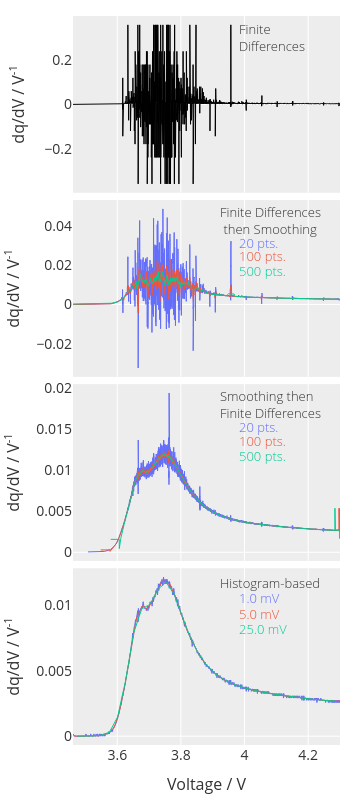

The cell this chart's notebook holds for it:
### Code cell
colors = px.colors.qualitative.Plotly

fig = make_subplots(cols=1, rows=4, shared_xaxes=True, vertical_spacing=0.01)



fig.update_layout(
    template="ggplot2",
    margin=dict(l=10, r=10, t=10, b=10),
    width=350, 
    height=800,
    legend=dict(
        orientation="h",    # horizontal
        yanchor="bottom",   # anchor legend's bottom
        y=1.02,             # place above the plot area
        xanchor="center",
        x=0.5
    ),)



fig.add_trace(go.Scatter(x=v_fd, 
                         y=dqdv_fd, 
                         name="FD", 
                         mode="lines",
                         showlegend=False,
                         line=dict(color="Black", width=1)), row=1, col=1)




fig.add_trace(go.Scatter(x=v_sgl_fd, 
                         y=dqdv_sgl_fd, 
                         name=f"SG {SG_W_LOW} -> FD", 
                         mode="lines",
                         showlegend=False,
                         line=dict(color=colors[0], width=1)), row=3, col=1)

fig.add_trace(go.Scatter(x=v_sgh_fd, 
                         y=dqdv_sgh_fd, 
                         name=f"SG {SG_W_HIGH} -> FD", 
                         mode="lines",
                         showlegend=False,
                         line=dict(color=colors[1], width=1)), row=3, col=1)

fig.add_trace(go.Scatter(x=v_sgvh_fd, 
                         y=dqdv_sgvh_fd, 
                         name=f"SG {SG_W_VERYHIGH} -> FD", 
                         mode="lines",
                         showlegend=False,
                         line=dict(color=colors[2], width=1)), row=3, col=1)



fig.add_trace(go.Scatter(x=v_fd, 
                         y=dqdv_fd_sgl, 
                         name=f"FD -> SG {SG_W_LOW}", 
                         mode="lines",
                         showlegend=False,
                         line=dict(color=colors[0], width=1)), row=2, col=1)

fig.add_trace(go.Scatter(x=v_fd, 
                         y=dqdv_fd_sgh, 
                         name=f"FD -> SG {SG_W_HIGH}", 
                         mode="lines",
                         showlegend=False,
                         line=dict(color=colors[1], width=1)), row=2, col=1)

fig.add_trace(go.Scatter(x=v_fd, 
                         y=dqdv_fd_sgvh, 
                         name=f"FD -> SG {SG_W_VERYHIGH}", 
                         mode="lines",
                         showlegend=False,
                         line=dict(color=colors[2], width=1)), row=2, col=1)


fig.add_trace(go.Scatter(x=v_h_l, 
                         y=dqdv_h_l, 
                         name=f"H {BIN_SIZE_LOW}", 
                         mode="lines",
                         showlegend=False,
                         line=dict(color=colors[0], width=1)), row=4, col=1)

fig.add_trace(go.Scatter(x=v_h_h, 
                         y=dqdv_h_h, 
                         name=f"H {BIN_SIZE_LOW}", 
                         mode="lines",
                         showlegend=False,
                         line=dict(color=colors[1], width=1)), row=4, col=1)

fig.add_trace(go.Scatter(x=v_h_vh, 
                         y=dqdv_h_vh, 
                         name=f"H {BIN_SIZE_LOW}", 
                         mode="lines",
                         showlegend=False,
                         line=dict(color=colors[2], width=1)), row=4, col=1)


# ANNOTATIONS
X_POS = 3.975
FONT_SIZE = 13
MAIN_FONT_WEIGHT = 150


# FD
fig.add_annotation(x=X_POS, 
                    y=0.3,
                    text="Finite<br>Differences",
                    showarrow=False,
                    font=dict(size=FONT_SIZE, weight=MAIN_FONT_WEIGHT), 
                    xanchor="left",
                    align="left",
                    row=1, col=1 )


# SG -> FD 
dqdv_anchor = 0.018
fig.add_annotation(x=X_POS-0.06, 
                    y=dqdv_anchor,
                    text="Smoothing then <br>Finite Differences",
                    showarrow=False,
                    font=dict(size=FONT_SIZE, weight=MAIN_FONT_WEIGHT), 
                    xanchor="left",
                    align="left",
                    row=3, col=1 )

fig.add_annotation(x=X_POS, 
                    y=0.85*dqdv_anchor,
                    text=f"{SG_W_LOW} pts.",
                    showarrow=False,
                    font=dict(size=FONT_SIZE, weight=int(MAIN_FONT_WEIGHT*0.5), color=colors[0]), 
                    xanchor="left",
                    row=3, col=1 )

fig.add_annotation(x=X_POS, 
                    y=0.75*dqdv_anchor,
                    text=f"{SG_W_HIGH} pts.",
                    showarrow=False,
                    font=dict(size=FONT_SIZE, weight=int(MAIN_FONT_WEIGHT*0.5), color=colors[1]), 
                    xanchor="left",
                    row=3, col=1 )

fig.add_annotation(x=X_POS, 
                    y=0.65*dqdv_anchor,
                    text=f"{SG_W_VERYHIGH} pts.",
                    showarrow=False,
                    font=dict(size=FONT_SIZE, weight=int(MAIN_FONT_WEIGHT*0.5), color=colors[2]), 
                    xanchor="left",
                    row=3, col=1 )


# FD -> SG
dqdv_anchor = 0.043
fig.add_annotation(x=X_POS-0.06, 
                    y=dqdv_anchor,
                    text="Finite Differences<br> then Smoothing",
                    showarrow=False,
                    font=dict(size=FONT_SIZE, weight=MAIN_FONT_WEIGHT), 
                    xanchor="left",
                    align="left",
                    row=2, col=1 )

fig.add_annotation(x=X_POS, 
                    y=0.73*dqdv_anchor,
                    text=f"{SG_W_LOW} pts.",
                    showarrow=False,
                    font=dict(size=FONT_SIZE, weight=int(MAIN_FONT_WEIGHT*0.5), color=colors[0]), 
                    xanchor="left",
                    row=2, col=1 )

fig.add_annotation(x=X_POS, 
                    y=0.57*dqdv_anchor,
                    text=f"{SG_W_HIGH} pts.",
                    showarrow=False,
                    font=dict(size=FONT_SIZE, weight=int(MAIN_FONT_WEIGHT*0.5), color=colors[1]), 
                    xanchor="left",
                    row=2, col=1 )

fig.add_annotation(x=X_POS, 
                    y=0.4*dqdv_anchor,
                    text=f"{SG_W_VERYHIGH} pts.",
                    showarrow=False,
                    font=dict(size=FONT_SIZE, weight=int(MAIN_FONT_WEIGHT*0.5), color=colors[2]), 
                    xanchor="left",
                    row=2, col=1 )

# H
dqdv_anchor = 0.0117
fig.add_annotation(x=X_POS-0.06, 
                    y=dqdv_anchor,
                    text="Histogram-based",
                    showarrow=False,
                    font=dict(size=FONT_SIZE, weight=MAIN_FONT_WEIGHT), 
                    xanchor="left",
                    row=4, col=1 )

fig.add_annotation(x=X_POS, 
                    y=0.9*dqdv_anchor,
                    text=f"{1e3*BIN_SIZE_LOW} mV",
                    showarrow=False,
                    font=dict(size=FONT_SIZE, weight=int(MAIN_FONT_WEIGHT*0.5), color=colors[0]), 
                    xanchor="left",
                    row=4, col=1 )

fig.add_annotation(x=X_POS, 
                    y=0.8*dqdv_anchor,
                    text=f"{1e3*BIN_SIZE_HIGH} mV",
                    showarrow=False,
                    font=dict(size=FONT_SIZE, weight=int(MAIN_FONT_WEIGHT*0.5), color=colors[1]), 
                    xanchor="left",
                    row=4, col=1 )

fig.add_annotation(x=X_POS, 
                    y=0.7*dqdv_anchor,
                    text=f"{1e3*BIN_SIZE_VHIGH} mV",
                    showarrow=False,
                    font=dict(size=FONT_SIZE, weight=int(MAIN_FONT_WEIGHT*0.5), color=colors[2]), 
                    xanchor="left",
                    row=4, col=1 )

fig.update_xaxes(showgrid=True, ticks="", tickfont=dict(size=14))
fig.update_xaxes(title=dict(text="Voltage / V", font=dict(size=16)), col=1, row=4)

fig.update_yaxes(showgrid=False,  ticks="", tickfont=dict(size=14))
fig.update_yaxes(title=dict(text="dq/dV / V<sup>-1<sup>", font=dict(size=16)))

### Figure 1 — Plotly figure (JSON) as saved in the notebook; plotly's stock layout.template omitted (floating-point values rounded to 4 significant figures; data arrays with more than 128 entries replaced by an {"elided": "..."} marker saying what was removed)
{"data": [{"line": {"color": "Black", "width": 1}, "mode": "lines", "name": "FD", "showlegend": false, "type": "scatter", "x": {"elided": "22188 float values"}, "xaxis": "x", "y": {"elided": "22188 float values"}, "yaxis": "y"}, {"line": {"color": "#636EFA", "width": 1}, "mode": "lines", "name": "SG 20 -> FD", "showlegend": false, "type": "scatter", "x": {"elided": "22271 float values"}, "xaxis": "x3", "y": {"elided": "22271 float values"}, "yaxis": "y3"}, {"line": {"color": "#EF553B", "width": 1}, "mode": "lines", "name": "SG 100 -> FD", "showlegend": false, "type": "scatter", "x": {"elided": "22271 float values"}, "xaxis": "x3", "y": {"elided": "22271 float values"}, "yaxis": "y3"}, {"line": {"color": "#00CC96", "width": 1}, "mode": "lines", "name": "SG 500 -> FD", "showlegend": false, "type": "scatter", "x": {"elided": "22271 float values"}, "xaxis": "x3", "y": {"elided": "22271 float values"}, "yaxis": "y3"}, {"line": {"color": "#636EFA", "width": 1}, "mode": "lines", "name": "FD -> SG 20", "showlegend": false, "type": "scatter", "x": {"elided": "22188 float values"}, "xaxis": "x2", "y": {"elided": "22188 float values"}, "yaxis": "y2"}, {"line": {"color": "#EF553B", "width": 1}, "mode": "lines", "name": "FD -> SG 100", "showlegend": false, "type": "scatter", "x": {"elided": "22188 float values"}, "xaxis": "x2", "y": {"elided": "22188 float values"}, "yaxis": "y2"}, {"line": {"color": "#00CC96", "width": 1}, "mode": "lines", "name": "FD -> SG 500", "showlegend": false, "type": "scatter", "x": {"elided": "22188 float values"}, "xaxis": "x2", "y": {"elided": "22188 float values"}, "yaxis": "y2"}, {"line": {"color": "#636EFA", "width": 1}, "mode": "lines", "name": "H 0.001", "showlegend": false, "type": "scatter", "x": {"elided": "839 float values"}, "xaxis": "x4", "y": {"elided": "839 float values"}, "yaxis": "y4"}, {"line": {"color": "#EF553B", "width": 1}, "mode": "lines", "name": "H 0.001", "showlegend": false, "type": "scatter", "x": {"elided": "167 float values"}, "xaxis": "x4", "y": {"elided": "167 float values"}, "yaxis": "y4"}, {"line": {"color": "#00CC96", "width": 1}, "mode": "lines", "name": "H 0.001", "showlegend": false, "type": "scatter", "x": [3.474, 3.499, 3.524, 3.55, 3.575, 3.601, 3.626, 3.652, 3.677, 3.702, 3.728, 3.753, 3.779, 3.804, 3.83, 3.855, 3.88, 3.906, 3.931, 3.957, 3.982, 4.008, 4.033, 4.058, 4.084, 4.109, 4.135, 4.16, 4.186, 4.211, 4.236, 4.262, 4.287], "xaxis": "x4", "y": [6.729e-06, 6.729e-06, 2.019e-05, 7.402e-05, 0.0003028, 0.001447, 0.004226, 0.007886, 0.009723, 0.01005, 0.01121, 0.01176, 0.01084, 0.009144, 0.007543, 0.006318, 0.005437, 0.004825, 0.00438, 0.004071, 0.003815, 0.003634, 0.003479, 0.003358, 0.003243, 0.003149, 0.003048, 0.002981, 0.0029, 0.002826, 0.002759, 0.002712, 0.002685], "yaxis": "y4"}], "layout": {"annotations": [{"align": "left", "font": {"size": 13, "weight": 150}, "showarrow": false, "text": "Finite<br>Differences", "x": 3.975, "xanchor": "left", "xref": "x", "y": 0.3, "yref": "y"}, {"align": "left", "font": {"size": 13, "weight": 150}, "showarrow": false, "text": "Smoothing then <br>Finite Differences", "x": 3.915, "xanchor": "left", "xref": "x3", "y": 0.018, "yref": "y3"}, {"font": {"color": "#636EFA", "size": 13, "weight": 75}, "showarrow": false, "text": "20 pts.", "x": 3.975, "xanchor": "left", "xref": "x3", "y": 0.0153, "yref": "y3"}, {"font": {"color": "#EF553B", "size": 13, "weight": 75}, "showarrow": false, "text": "100 pts.", "x": 3.975, "xanchor": "left", "xref": "x3", "y": 0.0135, "yref": "y3"}, {"font": {"color": "#00CC96", "size": 13, "weight": 75}, "showarrow": false, "text": "500 pts.", "x": 3.975, "xanchor": "left", "xref": "x3", "y": 0.0117, "yref": "y3"}, {"align": "left", "font": {"size": 13, "weight": 150}, "showarrow": false, "text": "Finite Differences<br> then Smoothing", "x": 3.915, "xanchor": "left", "xref": "x2", "y": 0.043, "yref": "y2"}, {"font": {"color": "#636EFA", "size": 13, "weight": 75}, "showarrow": false, "text": "20 pts.", "x": 3.975, "xanchor": "left", "xref": "x2", "y": 0.03139, "yref": "y2"}, {"font": {"color": "#EF553B", "size": 13, "weight": 75}, "showarrow": false, "text": "100 pts.", "x": 3.975, "xanchor": "left", "xref": "x2", "y": 0.02451, "yref": "y2"}, {"font": {"color": "#00CC96", "size": 13, "weight": 75}, "showarrow": false, "text": "500 pts.", "x": 3.975, "xanchor": "left", "xref": "x2", "y": 0.0172, "yref": "y2"}, {"font": {"size": 13, "weight": 150}, "showarrow": false, "text": "Histogram-based", "x": 3.915, "xanchor": "left", "xref": "x4", "y": 0.0117, "yref": "y4"}, {"font": {"color": "#636EFA", "size": 13, "weight": 75}, "showarrow": false, "text": "1.0 mV", "x": 3.975, "xanchor": "left", "xref": "x4", "y": 0.01053, "yref": "y4"}, {"font": {"color": "#EF553B", "size": 13, "weight": 75}, "showarrow": false, "text": "5.0 mV", "x": 3.975, "xanchor": "left", "xref": "x4", "y": 0.00936, "yref": "y4"}, {"font": {"color": "#00CC96", "size": 13, "weight": 75}, "showarrow": false, "text": "25.0 mV", "x": 3.975, "xanchor": "left", "xref": "x4", "y": 0.00819, "yref": "y4"}], "height": 800, "legend": {"orientation": "h", "x": 0.5, "xanchor": "center", "y": 1.02, "yanchor": "bottom"}, "margin": {"b": 10, "l": 10, "r": 10, "t": 10}, "width": 350, "xaxis": {"anchor": "y", "domain": [0, 1], "matches": "x4", "showgrid": true, "showticklabels": false, "tickfont": {"size": 14}, "ticks": ""}, "xaxis2": {"anchor": "y2", "domain": [0, 1], "matches": "x4", "showgrid": true, "showticklabels": false, "tickfont": {"size": 14}, "ticks": ""}, "xaxis3": {"anchor": "y3", "domain": [0, 1], "matches": "x4", "showgrid": true, "showticklabels": false, "tickfont": {"size": 14}, "ticks": ""}, "xaxis4": {"anchor": "y4", "domain": [0, 1], "showgrid": true, "tickfont": {"size": 14}, "ticks": "", "title": {"font": {"size": 16}, "text": "Voltage / V"}}, "yaxis": {"anchor": "x", "domain": [0.7575, 1], "showgrid": false, "tickfont": {"size": 14}, "ticks": "", "title": {"font": {"size": 16}, "text": "dq/dV / V<sup>-1<sup>"}}, "yaxis2": {"anchor": "x2", "domain": [0.505, 0.7475], "showgrid": false, "tickfont": {"size": 14}, "ticks": "", "title": {"font": {"size": 16}, "text": "dq/dV / V<sup>-1<sup>"}}, "yaxis3": {"anchor": "x3", "domain": [0.2525, 0.495], "showgrid": false, "tickfont": {"size": 14}, "ticks": "", "title": {"font": {"size": 16}, "text": "dq/dV / V<sup>-1<sup>"}}, "yaxis4": {"anchor": "x4", "domain": [0, 0.2425], "showgrid": false, "tickfont": {"size": 14}, "ticks": "", "title": {"font": {"size": 16}, "text": "dq/dV / V<sup>-1<sup>"}}}}
